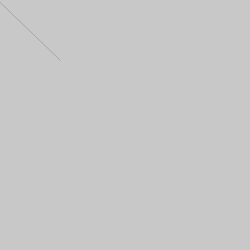
Frame 1 (no input)
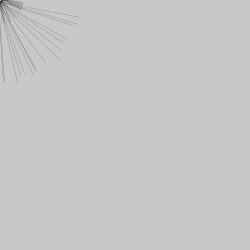
Frame 60 (the mouse pressed at the canvas centre just before this capture)
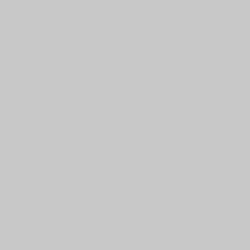
Frame 120 (the mouse held since frame 60 and released just before this capture)

The Processing sketch that drew these frames (run headless with seeded random() and noise(); from frame 60 on, the mouse is pressed at the canvas centre):

// Processing sketch: processing_19205
// ── processing_19205.pde

float angle = 0.0;
float x = 60;
 
  
void setup() {
 
  size(250, 250);
  smooth();
  background(200);
  frameRate(170);
  //fill(#4ECBFA,40);
  strokeWeight(.1);
//noCursor();
}
 
 
void draw() {
  translate(mouseX, mouseY);
  rotate(angle);
  line(-18, -15, x, x);
  angle += random(0.9);
  x-=0.1;
  if (x<0){
    x=60;}
  if (mousePressed == true){
    background(200);
  }
}

  
